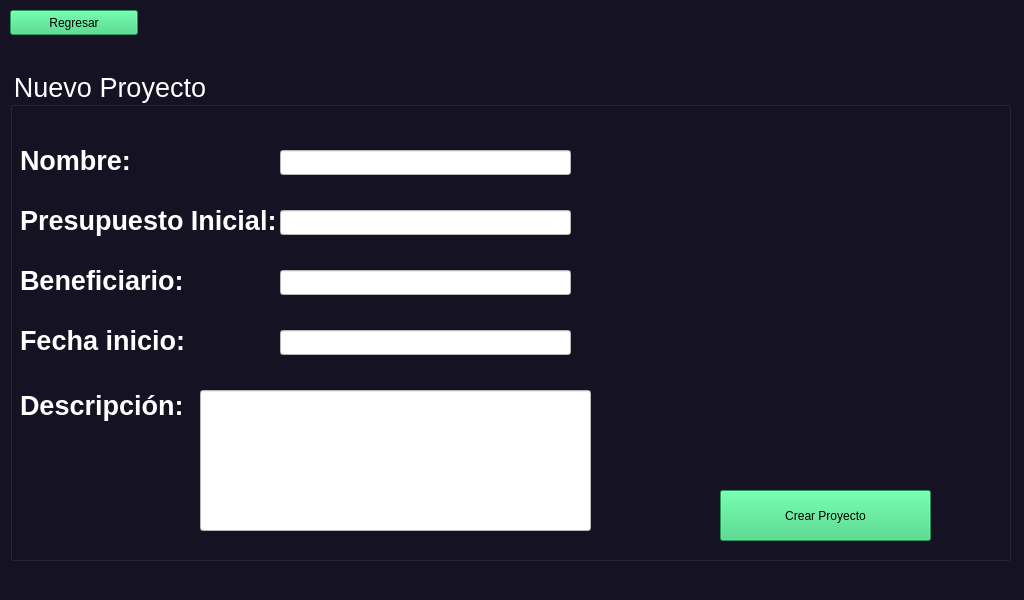
<?xml version="1.0" encoding="UTF-8"?>
<ui version="4.0">
 <class>NuevoProyecto</class>
 <widget class="QMainWindow" name="NuevoProyecto">
  <property name="geometry">
   <rect>
    <x>0</x>
    <y>0</y>
    <width>1024</width>
    <height>600</height>
   </rect>
  </property>
  <property name="font">
   <font>
    <pointsize>20</pointsize>
   </font>
  </property>
  <property name="windowTitle">
   <string>MainWindow</string>
  </property>
  <property name="styleSheet">
   <string notr="true">background-color: rgb(20, 18, 35);
border-color: rgb(255, 255, 255);</string>
  </property>
  <property name="tabShape">
   <enum>QTabWidget::Rounded</enum>
  </property>
  <widget class="QWidget" name="centralwidget">
   <widget class="QPushButton" name="pushButton">
    <property name="geometry">
     <rect>
      <x>10</x>
      <y>10</y>
      <width>128</width>
      <height>25</height>
     </rect>
    </property>
    <property name="styleSheet">
     <string notr="true">background-color: rgb(51, 209, 122);

border-color: rgb(0, 0, 0);</string>
    </property>
    <property name="text">
     <string>Regresar</string>
    </property>
   </widget>
   <widget class="QGroupBox" name="groupBox">
    <property name="geometry">
     <rect>
      <x>10</x>
      <y>70</y>
      <width>1001</width>
      <height>491</height>
     </rect>
    </property>
    <property name="font">
     <font>
      <family>Ubuntu</family>
      <pointsize>20</pointsize>
      <weight>50</weight>
      <italic>false</italic>
      <bold>false</bold>
     </font>
    </property>
    <property name="styleSheet">
     <string notr="true">font: 20pt &quot;Ubuntu&quot;;
color: rgb(255, 255, 255);</string>
    </property>
    <property name="title">
     <string>Nuevo Proyecto</string>
    </property>
    <widget class="QLabel" name="label">
     <property name="geometry">
      <rect>
       <x>10</x>
       <y>50</y>
       <width>241</width>
       <height>81</height>
      </rect>
     </property>
     <property name="font">
      <font>
       <family>Ubuntu</family>
       <pointsize>20</pointsize>
       <weight>50</weight>
       <italic>false</italic>
       <bold>false</bold>
      </font>
     </property>
     <property name="text">
      <string>&lt;html&gt;&lt;head/&gt;&lt;body&gt;&lt;p&gt;&lt;span style=&quot; font-weight:600;&quot;&gt;Nombre:&lt;/span&gt;&lt;/p&gt;&lt;/body&gt;&lt;/html&gt;</string>
     </property>
    </widget>
    <widget class="QLineEdit" name="lineEdit">
     <property name="geometry">
      <rect>
       <x>270</x>
       <y>80</y>
       <width>291</width>
       <height>25</height>
      </rect>
     </property>
     <property name="font">
      <font>
       <family>Ubuntu</family>
       <pointsize>20</pointsize>
       <weight>50</weight>
       <italic>false</italic>
       <bold>false</bold>
      </font>
     </property>
     <property name="styleSheet">
      <string notr="true">background-color: rgb(255, 255, 255);
border-color: rgb(0, 0, 0);</string>
     </property>
     <property name="text">
      <string/>
     </property>
    </widget>
    <widget class="QLabel" name="label_2">
     <property name="geometry">
      <rect>
       <x>10</x>
       <y>130</y>
       <width>261</width>
       <height>41</height>
      </rect>
     </property>
     <property name="font">
      <font>
       <family>Ubuntu</family>
       <pointsize>20</pointsize>
       <weight>50</weight>
       <italic>false</italic>
       <bold>false</bold>
      </font>
     </property>
     <property name="text">
      <string>&lt;html&gt;&lt;head/&gt;&lt;body&gt;&lt;p&gt;&lt;span style=&quot; font-weight:600;&quot;&gt;Presupuesto Inicial:&lt;/span&gt;&lt;/p&gt;&lt;/body&gt;&lt;/html&gt;</string>
     </property>
    </widget>
    <widget class="QLabel" name="label_3">
     <property name="geometry">
      <rect>
       <x>10</x>
       <y>190</y>
       <width>221</width>
       <height>41</height>
      </rect>
     </property>
     <property name="font">
      <font>
       <family>Ubuntu</family>
       <pointsize>20</pointsize>
       <weight>50</weight>
       <italic>false</italic>
       <bold>false</bold>
      </font>
     </property>
     <property name="styleSheet">
      <string notr="true"/>
     </property>
     <property name="text">
      <string>&lt;html&gt;&lt;head/&gt;&lt;body&gt;&lt;p&gt;&lt;span style=&quot; font-weight:600;&quot;&gt;Beneficiario:&lt;/span&gt;&lt;/p&gt;&lt;/body&gt;&lt;/html&gt;</string>
     </property>
    </widget>
    <widget class="QLabel" name="label_4">
     <property name="geometry">
      <rect>
       <x>10</x>
       <y>250</y>
       <width>231</width>
       <height>41</height>
      </rect>
     </property>
     <property name="font">
      <font>
       <family>Ubuntu</family>
       <pointsize>20</pointsize>
       <weight>50</weight>
       <italic>false</italic>
       <bold>false</bold>
      </font>
     </property>
     <property name="text">
      <string>&lt;html&gt;&lt;head/&gt;&lt;body&gt;&lt;p&gt;&lt;span style=&quot; font-weight:600;&quot;&gt;Fecha inicio:&lt;/span&gt;&lt;/p&gt;&lt;/body&gt;&lt;/html&gt;</string>
     </property>
    </widget>
    <widget class="QLabel" name="label_5">
     <property name="geometry">
      <rect>
       <x>10</x>
       <y>320</y>
       <width>161</width>
       <height>31</height>
      </rect>
     </property>
     <property name="font">
      <font>
       <family>Ubuntu</family>
       <pointsize>20</pointsize>
       <weight>50</weight>
       <italic>false</italic>
       <bold>false</bold>
      </font>
     </property>
     <property name="text">
      <string>&lt;html&gt;&lt;head/&gt;&lt;body&gt;&lt;p align=&quot;center&quot;&gt;&lt;span style=&quot; font-weight:600;&quot;&gt;Descripción:&lt;/span&gt;&lt;/p&gt;&lt;/body&gt;&lt;/html&gt;</string>
     </property>
    </widget>
    <widget class="QLineEdit" name="lineEdit_5">
     <property name="geometry">
      <rect>
       <x>190</x>
       <y>320</y>
       <width>391</width>
       <height>141</height>
      </rect>
     </property>
     <property name="font">
      <font>
       <family>Ubuntu</family>
       <pointsize>20</pointsize>
       <weight>50</weight>
       <italic>false</italic>
       <bold>false</bold>
      </font>
     </property>
     <property name="styleSheet">
      <string notr="true">background-color: rgb(255, 255, 255);
border-color: rgb(0, 0, 0);</string>
     </property>
     <property name="text">
      <string/>
     </property>
    </widget>
    <widget class="QLineEdit" name="lineEdit_2">
     <property name="geometry">
      <rect>
       <x>270</x>
       <y>140</y>
       <width>291</width>
       <height>25</height>
      </rect>
     </property>
     <property name="font">
      <font>
       <family>Ubuntu</family>
       <pointsize>20</pointsize>
       <weight>50</weight>
       <italic>false</italic>
       <bold>false</bold>
      </font>
     </property>
     <property name="styleSheet">
      <string notr="true">background-color: rgb(255, 255, 255);
border-color: rgb(0, 0, 0);</string>
     </property>
     <property name="text">
      <string/>
     </property>
    </widget>
    <widget class="QLineEdit" name="lineEdit_3">
     <property name="geometry">
      <rect>
       <x>270</x>
       <y>200</y>
       <width>291</width>
       <height>25</height>
      </rect>
     </property>
     <property name="font">
      <font>
       <family>Ubuntu</family>
       <pointsize>20</pointsize>
       <weight>50</weight>
       <italic>false</italic>
       <bold>false</bold>
      </font>
     </property>
     <property name="styleSheet">
      <string notr="true">background-color: rgb(255, 255, 255);
border-color: rgb(0, 0, 0);</string>
     </property>
     <property name="text">
      <string/>
     </property>
    </widget>
    <widget class="QLineEdit" name="lineEdit_4">
     <property name="geometry">
      <rect>
       <x>270</x>
       <y>260</y>
       <width>291</width>
       <height>25</height>
      </rect>
     </property>
     <property name="font">
      <font>
       <family>Ubuntu</family>
       <pointsize>20</pointsize>
       <weight>50</weight>
       <italic>false</italic>
       <bold>false</bold>
      </font>
     </property>
     <property name="styleSheet">
      <string notr="true">background-color: rgb(255, 255, 255);
border-color: rgb(0, 0, 0);</string>
     </property>
     <property name="text">
      <string/>
     </property>
    </widget>
    <widget class="QLabel" name="label_8">
     <property name="geometry">
      <rect>
       <x>10</x>
       <y>50</y>
       <width>241</width>
       <height>81</height>
      </rect>
     </property>
     <property name="font">
      <font>
       <family>Ubuntu</family>
       <pointsize>20</pointsize>
       <weight>50</weight>
       <italic>false</italic>
       <bold>false</bold>
      </font>
     </property>
     <property name="text">
      <string>&lt;html&gt;&lt;head/&gt;&lt;body&gt;&lt;p&gt;&lt;span style=&quot; font-weight:600;&quot;&gt;Nombre:&lt;/span&gt;&lt;/p&gt;&lt;/body&gt;&lt;/html&gt;</string>
     </property>
    </widget>
   </widget>
   <widget class="QLabel" name="label_6">
    <property name="geometry">
     <rect>
      <x>690</x>
      <y>130</y>
      <width>128</width>
      <height>128</height>
     </rect>
    </property>
    <property name="styleSheet">
     <string notr="true">border-image: url(:/logo/casco.png);</string>
    </property>
    <property name="text">
     <string/>
    </property>
   </widget>
   <widget class="QLineEdit" name="lineEdit_6">
    <property name="geometry">
     <rect>
      <x>600</x>
      <y>260</y>
      <width>401</width>
      <height>251</height>
     </rect>
    </property>
    <property name="minimumSize">
     <size>
      <width>251</width>
      <height>0</height>
     </size>
    </property>
    <property name="maximumSize">
     <size>
      <width>600</width>
      <height>800</height>
     </size>
    </property>
    <property name="font">
     <font>
      <family>DejaVu Sans Mono</family>
      <pointsize>10</pointsize>
      <weight>50</weight>
      <italic>false</italic>
      <bold>false</bold>
     </font>
    </property>
    <property name="cursor">
     <cursorShape>IBeamCursor</cursorShape>
    </property>
    <property name="tabletTracking">
     <bool>false</bool>
    </property>
    <property name="layoutDirection">
     <enum>Qt::LeftToRight</enum>
    </property>
    <property name="autoFillBackground">
     <bool>false</bool>
    </property>
    <property name="styleSheet">
     <string notr="true">border-image: url(:/logo/t1exto.png);</string>
    </property>
    <property name="text">
     <string/>
    </property>
    <property name="maxLength">
     <number>32755</number>
    </property>
    <property name="frame">
     <bool>false</bool>
    </property>
    <property name="echoMode">
     <enum>QLineEdit::Normal</enum>
    </property>
    <property name="cursorPosition">
     <number>0</number>
    </property>
    <property name="readOnly">
     <bool>false</bool>
    </property>
    <property name="cursorMoveStyle">
     <enum>Qt::LogicalMoveStyle</enum>
    </property>
   </widget>
   <widget class="QPushButton" name="pushButton_2">
    <property name="geometry">
     <rect>
      <x>720</x>
      <y>490</y>
      <width>211</width>
      <height>51</height>
     </rect>
    </property>
    <property name="styleSheet">
     <string notr="true">background-color: rgb(51, 209, 122);

border-color: rgb(0, 0, 0);</string>
    </property>
    <property name="text">
     <string>Crear Proyecto</string>
    </property>
   </widget>
   <widget class="QLabel" name="label_7">
    <property name="geometry">
     <rect>
      <x>830</x>
      <y>130</y>
      <width>128</width>
      <height>128</height>
     </rect>
    </property>
    <property name="styleSheet">
     <string notr="true">border-image: url(:/logo/construccion.png);</string>
    </property>
    <property name="text">
     <string/>
    </property>
   </widget>
   <zorder>pushButton</zorder>
   <zorder>groupBox</zorder>
   <zorder>label_6</zorder>
   <zorder>label_7</zorder>
   <zorder>lineEdit_6</zorder>
   <zorder>pushButton_2</zorder>
  </widget>
  <widget class="QStatusBar" name="statusbar"/>
  <widget class="QMenuBar" name="menubar">
   <property name="geometry">
    <rect>
     <x>0</x>
     <y>0</y>
     <width>1024</width>
     <height>22</height>
    </rect>
   </property>
  </widget>
 </widget>
 <resources>
  <include location="../logos2.qrc"/>
  <include location="../logo1.qrc"/>
 </resources>
 <connections/>
</ui>
